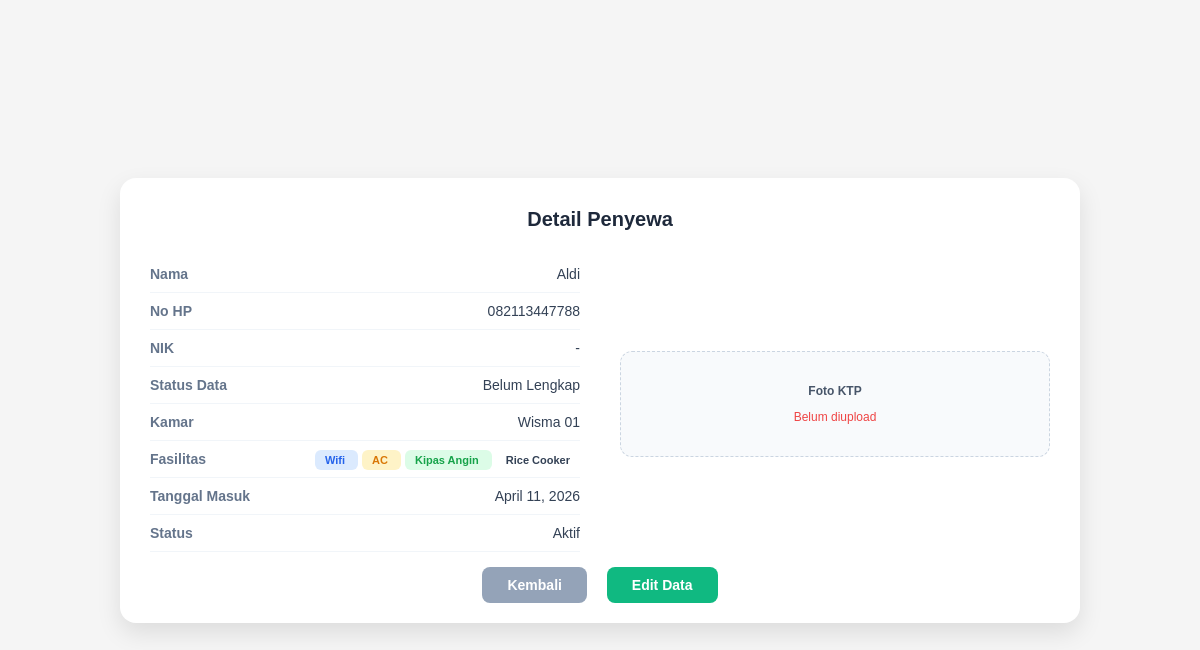
The app's page /detail-penyewa/1/ (signed in), older data.
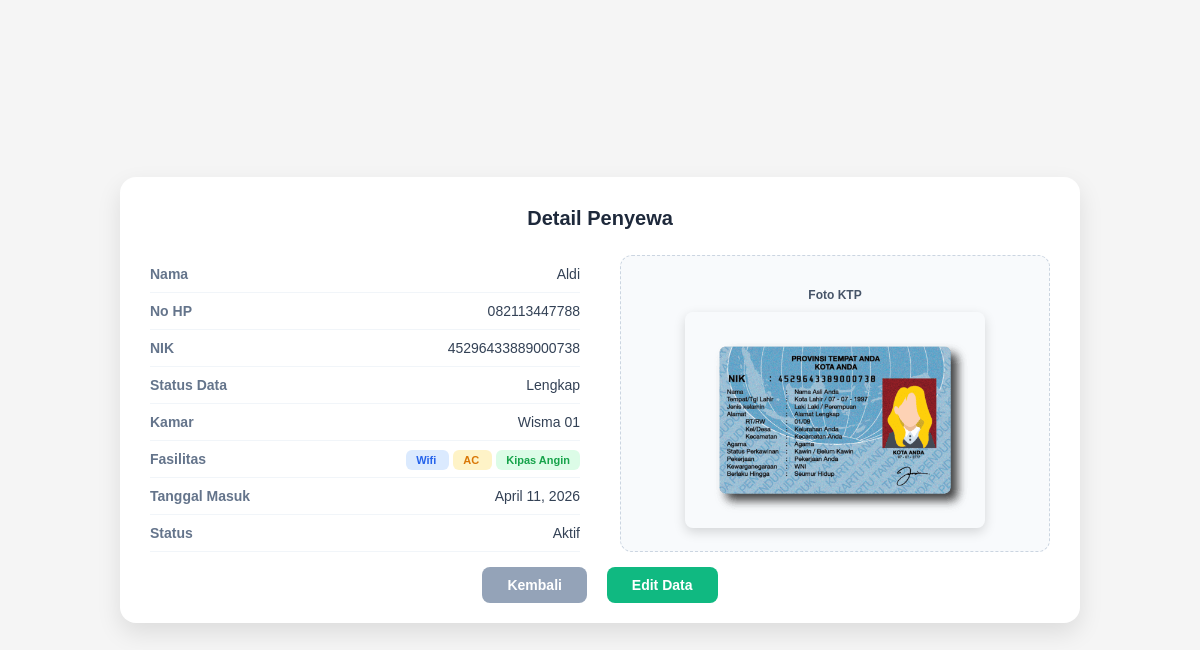
The same page, newer data.
### kos/models.py (models this page shows, shortened)
class Penyewa(models.Model):
    user = models.OneToOneField(User, on_delete=models.CASCADE, null=True, blank=True)
    nama = models.CharField(max_length=100)
    no_hp = models.CharField(max_length=15, blank=True)
    nik = models.CharField(max_length=16, blank=True)
    kamar = models.ForeignKey(Kamar, on_delete=models.SET_NULL, null=True, blank=True)
    tanggal_masuk = models.DateField(null=True, blank=True)
    tanggal_keluar = models.DateField(null=True, blank=True)
    foto_ktp = models.ImageField(upload_to='ktp/', null=True, blank=True)
    fasilitas = models.ManyToManyField(Fasilitas, blank=True)
    status = models.CharField(
        max_length=20,
        choices=[
            ('Pending', 'Pending'),
            ('Aktif', 'Aktif'),
            ('Keluar', 'Keluar')
        ],
        default='Pending'
    )

class Fasilitas(models.Model):
    nama = models.CharField(max_length=50)

class Kamar(models.Model):
    nomor_kamar = models.CharField(max_length=10)
    harga = models.IntegerField()
    status = models.CharField(
        max_length=20,
        choices=[
            ('Kosong', 'Kosong'),
            ('Terisi', 'Terisi')
        ],
        default='Kosong'
    )

### kos/views.py (the view)
# urls.py: path('detail-penyewa/<int:id>/', views.detail_penyewa, name='detail_penyewa'),
@login_required
def detail_penyewa(request, id):
    penyewa = Penyewa.objects.get(id=id)
    return render(request, 'kos/detail_penyewa.html', {
        'penyewa': penyewa
    })

### kos/templates/kos/detail_penyewa.html (shortened to what this page needs)
<!DOCTYPE html>
<html lang="id">
<head>
</head>
<body>
<div class="container-detail">
    <div class="title">Detail Penyewa</div>
    <div class="grid-layout">
        <div class="data-section">
            <div class="row"><span class="label">Nama</span><span class="value">{{ penyewa.nama }}</span></div>
            <div class="row"><span class="label">No HP</span><span class="value">{{ penyewa.no_hp|default:"-" }}</span></div>
            <div class="row"><span class="label">NIK</span><span class="value">{{ penyewa.nik|default:"-" }}</span></div>
            <div class="row"><span class="label">Status Data</span><span class="value">{% if penyewa.nik and penyewa.foto_ktp %}Lengkap{% else %}Belum Lengkap{% endif %}</span></div>
            <div class="row"><span class="label">Kamar</span><span class="value">{{ penyewa.kamar.nomor_kamar|default:"-" }}</span></div>
            <div class="row">
                <span class="label">Fasilitas</span>
                <span class="value">
                    {% for f in penyewa.fasilitas.all %}
                        <span class="badge {% if f.nama == 'Wifi' or f.nama == 'WiFi' %}bg-wifi{% elif f.nama == 'AC' %}bg-ac{% elif f.nama == 'Kipas Angin' %}bg-kipas{% endif %}">
                            {{ f.nama }}
                        </span>
                    {% endfor %}
                </span>
            </div>
            <div class="row"><span class="label">Tanggal Masuk</span><span class="value">{{ penyewa.tanggal_masuk }}</span></div>
            <div class="row"><span class="label">Status</span><span class="value">{{ penyewa.status }}</span></div>
        </div>
        <div class="ktp-section">
            <p style="font-size: 12px; font-weight: 600; margin-bottom: 10px; color: #475569;">Foto KTP</p>
            {% if penyewa.foto_ktp %}
                <img src="{{ penyewa.foto_ktp.url }}">
            {% else %}
                <p style="color:#ef4444; font-size: 12px;">Belum diupload</p>
            {% endif %}
        </div>
    </div>
    <div class="btn-group">
        <a href="/penyewa/" class="btn btn-back">Kembali</a>
        <a href="/edit-penyewa/{{ penyewa.id }}" class="btn btn-edit">Edit Data</a>
    </div>
</div>
</body>
</html>

Row changes from the older to the newer data that the page shows:
no longer on this page (row unchanged): Fasilitas: nama "Rice Cooker"
changed Penyewa "Aldi": nik "-" → "45296433889000738"; foto_ktp: picture added; foto_ktp empty → "ktp/ktp_VAlajaR.png" (drawn)
Text that changed along with them:
text no longer shown: "Belum Lengkap Belum diupload"
text now shown: "Lengkap"
